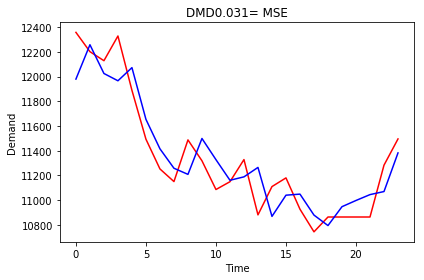

This chart was generated by the following Python code:
from __future__ import print_function
import pandas as pd
import numpy as np
import matplotlib.pyplot as plt
from keras.layers.core import Dense, Activation, Dropout
from keras.layers.recurrent import LSTM
from keras.models import Sequential

#importing the dataset
df = pd.read_excel('UP4years.xlsx' , indexcol = 'Date and Time')


demand_data=np.array(df.iloc[0:19968,1].values,dtype=float)
date_time=pd.DatetimeIndex(df.iloc[0:19968,0])


temp_df= pd.DataFrame(demand_data,date_time)

hourly = temp_df.resample('H').max()
X_train = hourly[0:4968]
X_test = hourly[4968:4993]

hourly.plot(title='daily', color='red') 
plt.tight_layout()
plt.show()

X_test.plot(title = 'test' ,color = 'red')
plt.tight_layout()
plt.show()

training_set = X_train.iloc[:,0:1].values

from sklearn.preprocessing import Imputer
training_set = Imputer().fit_transform(training_set)

from sklearn.preprocessing import MinMaxScaler
sc = MinMaxScaler(feature_range = (0,1))
reframed = sc.fit_transform(training_set)

#timesteps
x_train = []
y_train = []
for i in range (60,4968):
    x_train.append(reframed[i-60:i,0])
    y_train.append(reframed[i,0])
x_train,y_train = np.array(x_train),np.array(y_train)

#reshape
x_train = np.reshape(x_train,(x_train.shape[0],x_train.shape[1],1))


regressor = Sequential()


regressor.add(LSTM(units = 50, return_sequences = True, input_shape = (x_train.shape[1], 1)))
regressor.add(Dropout(0.2))

regressor.add(LSTM(units = 50, return_sequences = True))
regressor.add(Dropout(0.2))

regressor.add(LSTM(units = 50, return_sequences = True))
regressor.add(Dropout(0.2))

regressor.add(LSTM(units =50))
regressor.add(Dropout(0.2))

regressor.add(Dense(units = 1))

regressor.compile(optimizer = 'adam', loss = 'mean_squared_error')

regressor.fit(x_train, y_train, epochs = 50, batch_size = 32)


real_stock_price = X_test.iloc[:, 0:1].values

dataset_total = pd.concat((X_train[0], X_test[0]), axis = 0)
inputs = dataset_total[len(dataset_total) - len(X_test) - 60:].values.reshape(-1,1)
from sklearn.preprocessing import Imputer
inputs = Imputer().fit_transform(inputs)
inputs = sc.transform(inputs)
new_test = []
for i in range(60,84):
    new_test.append(inputs[i-60:i, 0])
new_test = np.array(new_test)
new_test = np.reshape(new_test, (new_test.shape[0], new_test.shape[1], 1))
predicted = regressor.predict(new_test)
predicted = sc.inverse_transform(predicted)

plt.plot(real_stock_price, color = 'red', label = 'Demand_time')
plt.plot(predicted, color = 'blue', label =  'Predicted demand')
plt.title('DMD' + '0.031= MSE')
plt.xlabel('Time')
plt.ylabel('Demand')
plt.tight_layout()
plt.show()
